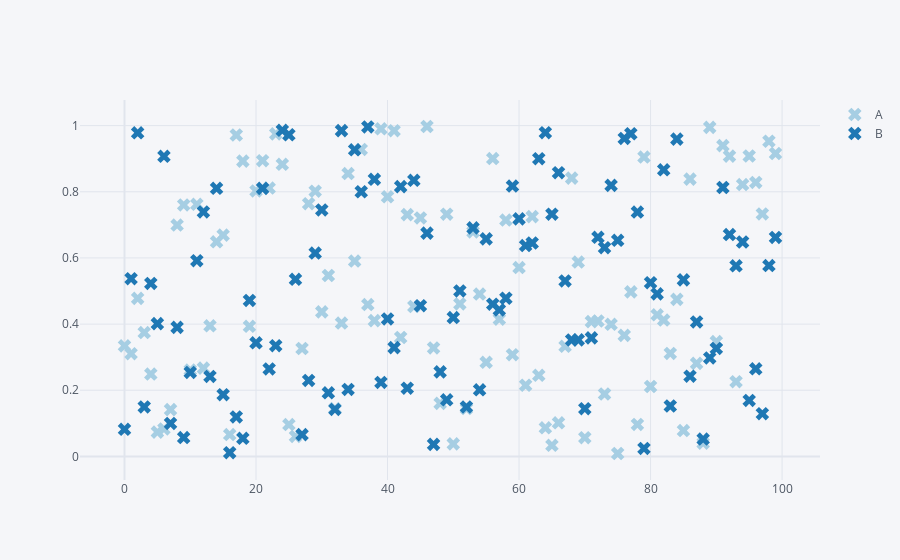
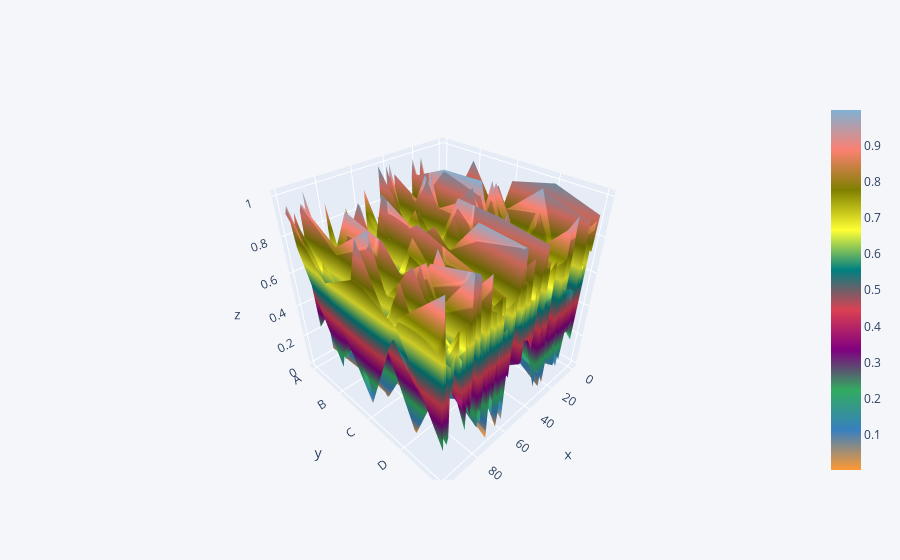

Write notebook code for charts like these, in order.
### Code cell
# This code will only run in JUPYTER NOTEBOOK
# This code will only run in JUPYTER NOTEBOOK
# This code will only run in JUPYTER NOTEBOOK
# This code will only run in JUPYTER NOTEBOOK
# This code will only run in JUPYTER NOTEBOOK



import numpy as np
import pandas as pd
import chart_studio.plotly as pl
import plotly.offline as po
import cufflinks as cf
po.init_notebook_mode(connected = True)
cf.go_offline()


def createdata(data):
    if(data == 1):
        x = np.random.rand(100,5)
        df1 = pd.DataFrame(x,columns=['A','B','C','D','E'])
        print(df1)
        
    elif(data == 2):
        nc=int(input("Enter the number of columns : "))
        nr=int(input("Enter the number of rows : "))
        
        Data={}
        List=[]
        for i in range(nc):
            print()
            val=input("Enter the value for column : ")
            for j in range(nr):
                List.append(input())
            Data[val]=List
            List=[]
            
        df1 = pd.DataFrame(Data)
        print(df1)
        
    elif(data == 3):
        print()
        file = input('Enter the file name : ')
        x = pd.read_csv(file)
        df1 = pd.DataFrame(x)
        print(df1)
        
    else:
        print('~~~ DataFrame creation failed, as YOU HAVE ENTERED WRONG CHOICE !!!')
        print('--> Please provide the appropriate choice to access the PLOT MENU __/\__') 
    return df1


def plotter(plot):
    if(plot == 1):
        finalplot = df1.iplot(kind='scatter')
    elif(plot == 2):
        finalplot = df1.iplot(kind='scatter',mode='markers' ,symbol='x',colorscale='paired')
    elif(plot == 3):
        finalplot = df1.iplot(kind='bar')
    elif(plot == 4):
        finalplot = df1.iplot(kind='hist')
    elif(plot == 5):
        finalplot = df1.iplot(kind='box')
    elif(plot == 6):
        finalplot = df1.iplot(kind='surface')
    else:
        finalplot = print('''~~~ YOU HAVE ENTERED WRONG CHOICE !!!
--> Please provide the appropriate choice to access the GRAPH MENU __/\__''') 
    return finalplot


def plotter2(plot):
    col = input('Enter the number of columns you want to plot by selecting only 1 , 2 or 3 : ')
    col = int(col)
    
    if(col==1):
        colm = input('Enter the column you want to plot by selecting any column from dataframe head : ')
        if(plot==1):
            finalplot = df1[colm].iplot(kind='scatter')
        elif(plot==2):
            finalplot = df1[colm].iplot(kind='scatter' , mode='markers' , symbol='x' ,colorscale='paired')
        elif(plot==3):
            finalplot = df1[colm].iplot(kind='bar')
        elif(plot==4):
            finalplot = df1[colm].iplot(kind='hist')
        elif(plot==5):
            finalplot = df1[colm].iplot(kind='box')
        elif(plot==6 or plot==7):
            finalplot = print('~~~ Bubble plot and surface plot require more than one column arguments !!!')
        else:
            finalplot = print('''~~~ YOU HAVE ENTERED WRONG CHOICE !!!
--> Please provide the appropriate choice to access the GRAPH MENU __/\__''') 
            
    elif(col==2):
        print('Enter the columns you want to plot by selecting from dataframe head : ')
        x = input('First column : ')
        y = input('Second column : ')
        if(plot==1):
            finalplot = df1[[x,y]].iplot(kind='scatter')
        elif(plot==2):
            finalplot = df1[[x,y]].iplot(kind='scatter' , mode='markers' , symbol='x' ,colorscale='paired')
        elif(plot==3):
            finalplot = df1[[x,y]].iplot(kind='bar')
        elif(plot==4):
            finalplot = df1[[x,y]].iplot(kind='hist')
        elif(plot==5):
            finalplot = df1[[x,y]].iplot(kind='box')
        elif(plot==6):
            finalplot = df1[[x,y]].iplot(kind='surface')
        elif(plot==7):
            size = input('Enter the size column for bubble plot : ')
            finalplot = df1.iplot(kind='bubble' , x=x,y=y,size=size)
        else:
            finalplot = print('''~~~ YOU HAVE ENTERED WRONG CHOICE !!!
--> Please provide the appropriate choice to access the GRAPH MENU __/\__''') 
            
    elif(col==3):
        print('Enter the columns you want to plot : ')
        x=input('First column : ')
        y=input('Second column : ')
        z=input('Third column : ')
        if(plot==1):
            finalplot = df1[[x,y,z]].iplot(kind='scatter')
        elif(plot==2):
            finalplot = df1[[x,y,z]].iplot(kind='scatter' , mode='markers' , symbol='x' ,colorscale='paired')
        elif(plot==3):
            finalplot = df1[[x,y,z]].iplot(kind='bar')
        elif(plot==4):
            finalplot = df1[[x,y,z]].iplot(kind='hist')
        elif(plot==5):
            finalplot = df1[[x,y,z]].iplot(kind='box')
        elif(plot==6):
            finalplot = df1[[x,y,z]].iplot(kind='surface')
        elif(plot==7):
            size = input('~~~ Please enter the size column for bubble plot __/\__')
            finalplot = df1.iplot(kind='bubble' , x=x,y=y,z=z,size=size )
        else:
            finalplot = print('''~~~ YOU HAVE ENTERED WRONG CHOICE !!!
--> Please provide the appropriate choice to access the GRAPH MENU __/\__''') 
            
    else:
        finalplot = print('--> Please enter only 1 , 2 or 3 __/\__')
    return finalplot


def main(cat):
    if(cat == 1):
        print('***** GRAPH MENU *****')
        print('1.Line plot')
        print('2.Scatter plot')
        print('3.Bar plot')
        print('4.Histogram')
        print('5.Box plot')
        print('6.Surface plot')
        print('**********************')
        plot = int(input("Enter your choice : "))
        output = plotter(plot)
        
    elif(cat == 2):
        print('***** GRAPH MENU *****')
        print('1.Line plot')
        print('2.Scatter plot')
        print('3.Bar plot')
        print('4.Histogram')
        print('5.Box plot')
        print('6.Surface plot')
        print('7.Bubble plot')
        print('**********************')
        plot = int(input("Enter your choice : "))
        output = plotter2(plot)
        
    else:
        print('~~~ YOU HAVE ENTERED WRONG CHOICE !!!')
        print('--> Please provide the appropriate choice to access the PLOT MENU __/\__')  
        
ans='m'
while ans.lower()=='m':
    print('%%%%%%%%%%%%%%%%%%%%%%%%%%%%%%%%%%%%%%%%%%%%%% MAIN MENU %%%%%%%%%%%%%%%%%%%%%%%%%%%%%%%%%%%%%%%%%%%%%%')
    print('1. Create and display the random dataframe with 100 rows and 5 columns')
    print("2. Create and display the customized dataframe with 'n' number of columns and 'n' number of rows")
    print('3. Upload and display the csv/json/txt file')
    print('%%%%%%%%%%%%%%%%%%%%%%%%%%%%%%%%%%%%%%%%%%%%%%%%%%%%%%%%%%%%%%%%%%%%%%%%%%%%%%%%%%%%%%%%%%%%%%%%%%%%%%%')
    ch = int(input("Enter your choice : "))
    print()
    df1 = createdata(ch)
    print()
    print()
    print('*** Your DataFrame head is given below check the columns to plot using cufflinks ***')
    print()
    print(df1.head())
    print()
    
    ans='p'
    while ans.lower()=='p':
        print('&&&&&&&&&&&&&&&&&&&&&&&&&&&&&&&&&& PLOT MENU &&&&&&&&&&&&&&&&&&&&&&&&&&&&&&&&&&')
        print('## What kind of plot you need , the complete data plot or columns plot ##')
        print('1. Plotting all columns')
        print('2. Plotting specified columns')
        print('&&&&&&&&&&&&&&&&&&&&&&&&&&&&&&&&&&&&&&&&&&&&&&&&&&&&&&&&&&&&&&&&&&&&&&&&&&&&&&&')
        cat = int(input("Enter your sub choice : "))
        print()
        main(cat)
        print()
        ans=input("Press 'p/P' to go to the PLOT MENU : ")
        print()
        
    print()
    ans=input("Press 'm/M' to go to the MAIN MENU : ")
    print()

### Figure 1 — Plotly figure (JSON) as saved in the notebook; plotly's stock layout.template omitted (floating-point values rounded to 4 significant figures)
{"data": [{"line": {"color": "rgba(166, 206, 227, 1.0)", "dash": "solid", "shape": "linear", "width": 1.3}, "marker": {"size": 12, "symbol": "x"}, "mode": "markers", "name": "A", "text": "", "type": "scatter", "x": [0, 1, 2, 3, 4, 5, 6, 7, 8, 9, 10, 11, 12, 13, 14, 15, 16, 17, 18, 19, 20, 21, 22, 23, 24, 25, 26, 27, 28, 29, 30, 31, 32, 33, 34, 35, 36, 37, 38, 39, 40, 41, 42, 43, 44, 45, 46, 47, 48, 49, 50, 51, 52, 53, 54, 55, 56, 57, 58, 59, 60, 61, 62, 63, 64, 65, 66, 67, 68, 69, 70, 71, 72, 73, 74, 75, 76, 77, 78, 79, 80, 81, 82, 83, 84, 85, 86, 87, 88, 89, 90, 91, 92, 93, 94, 95, 96, 97, 98, 99], "y": [0.3342, 0.3106, 0.4778, 0.3745, 0.2488, 0.07342, 0.08309, 0.1414, 0.6996, 0.7603, 0.261, 0.7622, 0.2669, 0.3948, 0.6487, 0.6691, 0.06591, 0.9717, 0.8929, 0.3934, 0.8026, 0.8942, 0.8113, 0.9751, 0.8831, 0.09626, 0.06033, 0.3262, 0.7641, 0.8018, 0.4369, 0.5469, 0.1446, 0.4032, 0.8551, 0.5906, 0.9281, 0.4591, 0.4105, 0.9905, 0.785, 0.9848, 0.3595, 0.731, 0.4532, 0.7211, 0.9975, 0.328, 0.1604, 0.7322, 0.03781, 0.461, 0.1446, 0.6789, 0.4908, 0.2846, 0.9006, 0.4149, 0.7147, 0.3076, 0.5709, 0.2151, 0.725, 0.2452, 0.08654, 0.0334, 0.1016, 0.3329, 0.8414, 0.5876, 0.05644, 0.4075, 0.4094, 0.1887, 0.3995, 0.008728, 0.3659, 0.4974, 0.09647, 0.9051, 0.2113, 0.4281, 0.4122, 0.3112, 0.4747, 0.07801, 0.8384, 0.2813, 0.04011, 0.9948, 0.347, 0.9397, 0.9079, 0.2259, 0.8219, 0.9083, 0.8284, 0.733, 0.9528, 0.9158]}, {"line": {"color": "rgba(31, 120, 180, 1.0)", "dash": "solid", "shape": "linear", "width": 1.3}, "marker": {"size": 12, "symbol": "x"}, "mode": "markers", "name": "B", "text": "", "type": "scatter", "x": [0, 1, 2, 3, 4, 5, 6, 7, 8, 9, 10, 11, 12, 13, 14, 15, 16, 17, 18, 19, 20, 21, 22, 23, 24, 25, 26, 27, 28, 29, 30, 31, 32, 33, 34, 35, 36, 37, 38, 39, 40, 41, 42, 43, 44, 45, 46, 47, 48, 49, 50, 51, 52, 53, 54, 55, 56, 57, 58, 59, 60, 61, 62, 63, 64, 65, 66, 67, 68, 69, 70, 71, 72, 73, 74, 75, 76, 77, 78, 79, 80, 81, 82, 83, 84, 85, 86, 87, 88, 89, 90, 91, 92, 93, 94, 95, 96, 97, 98, 99], "y": [0.0818, 0.5372, 0.9783, 0.1495, 0.523, 0.4014, 0.9074, 0.09971, 0.3901, 0.05701, 0.2539, 0.5916, 0.7391, 0.2418, 0.8107, 0.1865, 0.01116, 0.1193, 0.05462, 0.4715, 0.3435, 0.8105, 0.2645, 0.3348, 0.986, 0.9725, 0.5354, 0.06572, 0.2296, 0.6147, 0.7452, 0.1922, 0.142, 0.9851, 0.2023, 0.9269, 0.8001, 0.9962, 0.8378, 0.2235, 0.4157, 0.3288, 0.8157, 0.2061, 0.8348, 0.4556, 0.675, 0.0363, 0.2555, 0.1712, 0.4198, 0.5003, 0.1495, 0.6909, 0.2014, 0.6577, 0.4602, 0.443, 0.4781, 0.8173, 0.7182, 0.6375, 0.6452, 0.9002, 0.9787, 0.7322, 0.8577, 0.5304, 0.3521, 0.3523, 0.1442, 0.3583, 0.6624, 0.631, 0.8195, 0.6533, 0.9615, 0.9755, 0.7388, 0.02392, 0.5252, 0.4914, 0.8665, 0.1524, 0.9594, 0.5337, 0.2425, 0.4064, 0.05251, 0.2977, 0.3263, 0.8131, 0.6709, 0.5762, 0.6483, 0.1692, 0.2648, 0.1292, 0.577, 0.6619]}], "layout": {"legend": {"bgcolor": "#F5F6F9", "font": {"color": "#4D5663"}}, "paper_bgcolor": "#F5F6F9", "plot_bgcolor": "#F5F6F9", "title": {"font": {"color": "#4D5663"}}, "xaxis": {"gridcolor": "#E1E5ED", "showgrid": true, "tickfont": {"color": "#4D5663"}, "title": {"font": {"color": "#4D5663"}, "text": ""}, "zerolinecolor": "#E1E5ED"}, "yaxis": {"gridcolor": "#E1E5ED", "showgrid": true, "tickfont": {"color": "#4D5663"}, "title": {"font": {"color": "#4D5663"}, "text": ""}, "zerolinecolor": "#E1E5ED"}}}

### Figure 2 — Plotly figure (JSON) as saved in the notebook; plotly's stock layout.template omitted (floating-point values rounded to 4 significant figures; data arrays with more than 128 entries replaced by an {"elided": "..."} marker saying what was removed)
{"data": [{"colorscale": [[0, "rgb(255, 153, 51)"], [0.1111, "rgb(55, 128, 191)"], [0.2222, "rgb(50, 171, 96)"], [0.3333, "rgb(128, 0, 128)"], [0.4444, "rgb(219, 64, 82)"], [0.5556, "rgb(0, 128, 128)"], [0.6667, "rgb(255, 255, 51)"], [0.7778, "rgb(128, 128, 0)"], [0.8889, "rgb(251, 128, 114)"], [1, "rgb(128, 177, 211)"]], "type": "surface", "x": [0, 1, 2, 3, 4, 5, 6, 7, 8, 9, 10, 11, 12, 13, 14, 15, 16, 17, 18, 19, 20, 21, 22, 23, 24, 25, 26, 27, 28, 29, 30, 31, 32, 33, 34, 35, 36, 37, 38, 39, 40, 41, 42, 43, 44, 45, 46, 47, 48, 49, 50, 51, 52, 53, 54, 55, 56, 57, 58, 59, 60, 61, 62, 63, 64, 65, 66, 67, 68, 69, 70, 71, 72, 73, 74, 75, 76, 77, 78, 79, 80, 81, 82, 83, 84, 85, 86, 87, 88, 89, 90, 91, 92, 93, 94, 95, 96, 97, 98, 99], "y": ["A", "B", "C", "D", "E"], "z": {"elided": "5x100 float values"}}], "layout": {"legend": {"bgcolor": "#F5F6F9", "font": {"color": "#4D5663"}}, "paper_bgcolor": "#F5F6F9", "plot_bgcolor": "#F5F6F9", "title": {"font": {"color": "#4D5663"}}, "xaxis": {"gridcolor": "#E1E5ED", "showgrid": true, "tickfont": {"color": "#4D5663"}, "title": {"font": {"color": "#4D5663"}, "text": ""}, "zerolinecolor": "#E1E5ED"}, "yaxis": {"gridcolor": "#E1E5ED", "showgrid": true, "tickfont": {"color": "#4D5663"}, "title": {"font": {"color": "#4D5663"}, "text": ""}, "zerolinecolor": "#E1E5ED"}}}
